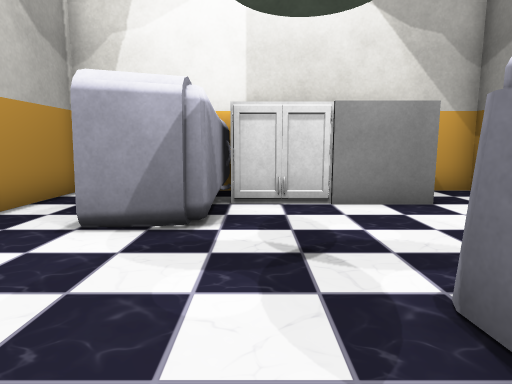
view 1 (above)

12 first-person views from a walk through a 3-D level made in the Unity game engine. The camera is 0.58 m above the floor, tilts 8° down and sees 75° across. The floor is counted in squares, 0.5 m on a side. Each view is taken from the middle of a square. On the plan, view 1 faces up. The plan holds only what a view shows up to about 13 squares ahead; the rest is blank. Some surface patterns are stand-ins.

view 2
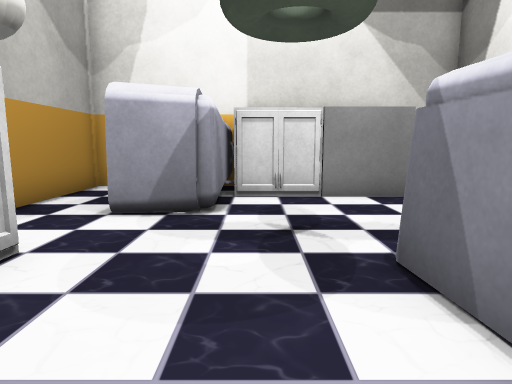

view 3
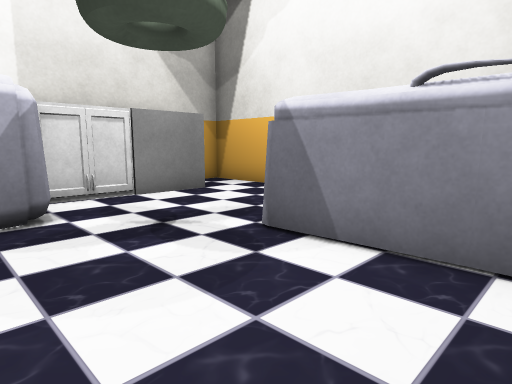

view 4
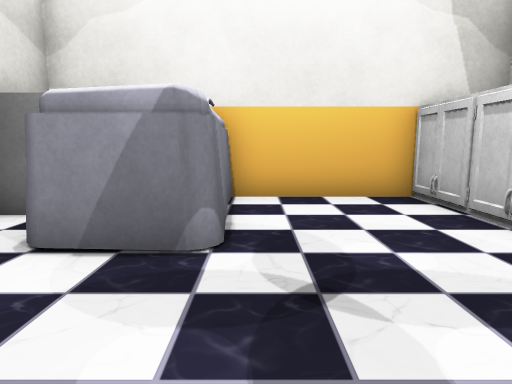

view 5
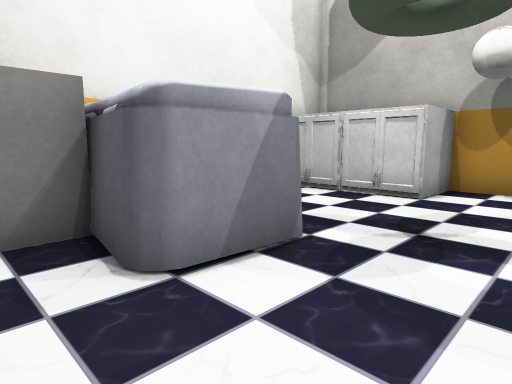

view 6
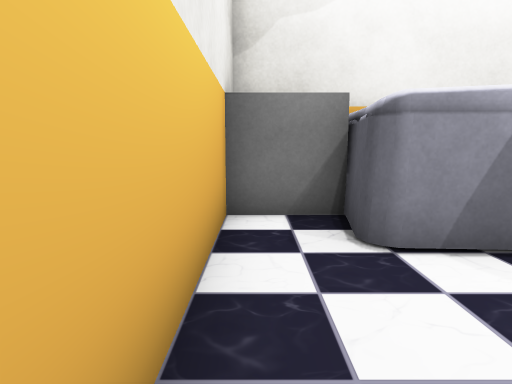

view 7
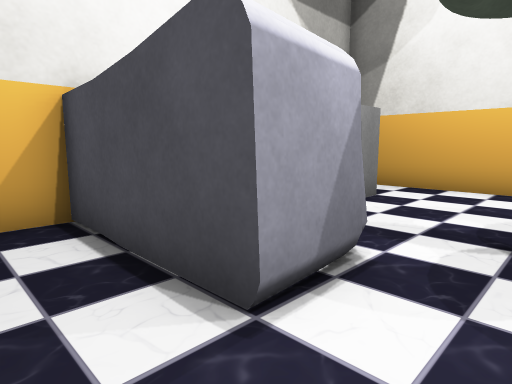

view 8
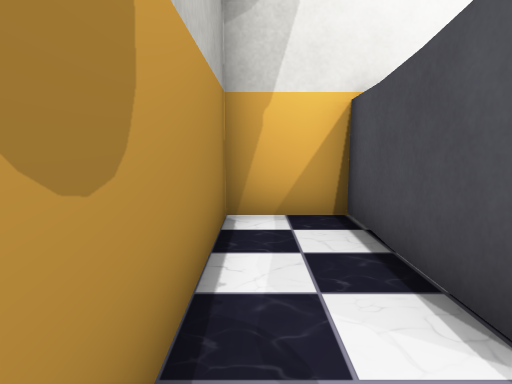

view 9
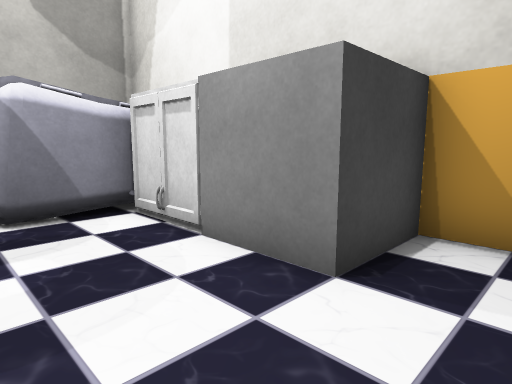

view 10
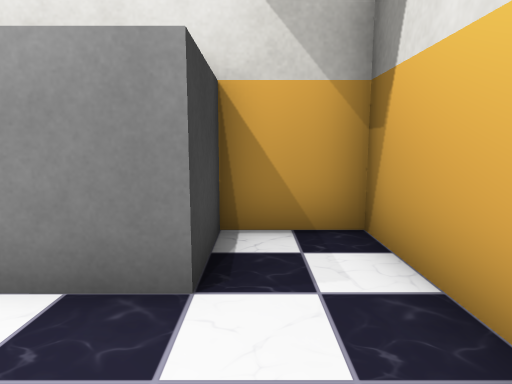

view 11
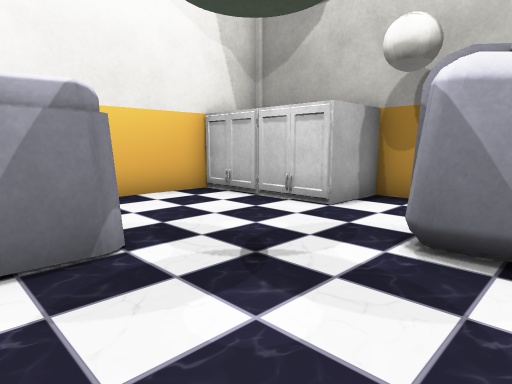

view 12
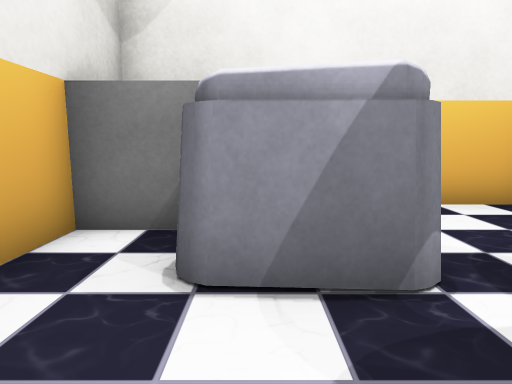

### Floor plan
Key: @ floor where view 1 was taken; # wall or solid block; . floor; O other object.
Columns run from 5 left of view 1 to 6 right of it. Each row starts with its distance up from view 1.
  9 #####   ####
  8 #..OO   O..#
  7 #..OOOOOO..#
  6 #..OO......#
  5 #..OO......#
  4 #..........#
  3 #..........#
  2 OOO....OOO.#
  1   O....OO..#
  0   O..@.OOOO#
 -1   O....O
 -2   ######

Where each view was taken, in squares from view 1:
view 1: 0 up, 0 right, facing up
view 2: 1 down, 0 right, facing up
view 3: 1 down, 2 left, facing up-right
view 4: 6 up, 1 right, facing down
view 5: 5 up, 5 right, facing down-left
view 6: 6 up, 5 right, facing down
view 7: 3 up, 4 left, facing up-right
view 8: 3 up, 4 left, facing up
view 9: 4 up, 5 right, facing up-left
view 10: 4 up, 4 right, facing up
view 11: 6 up, 3 right, facing down-left
view 12: 5 up, 3 right, facing down
